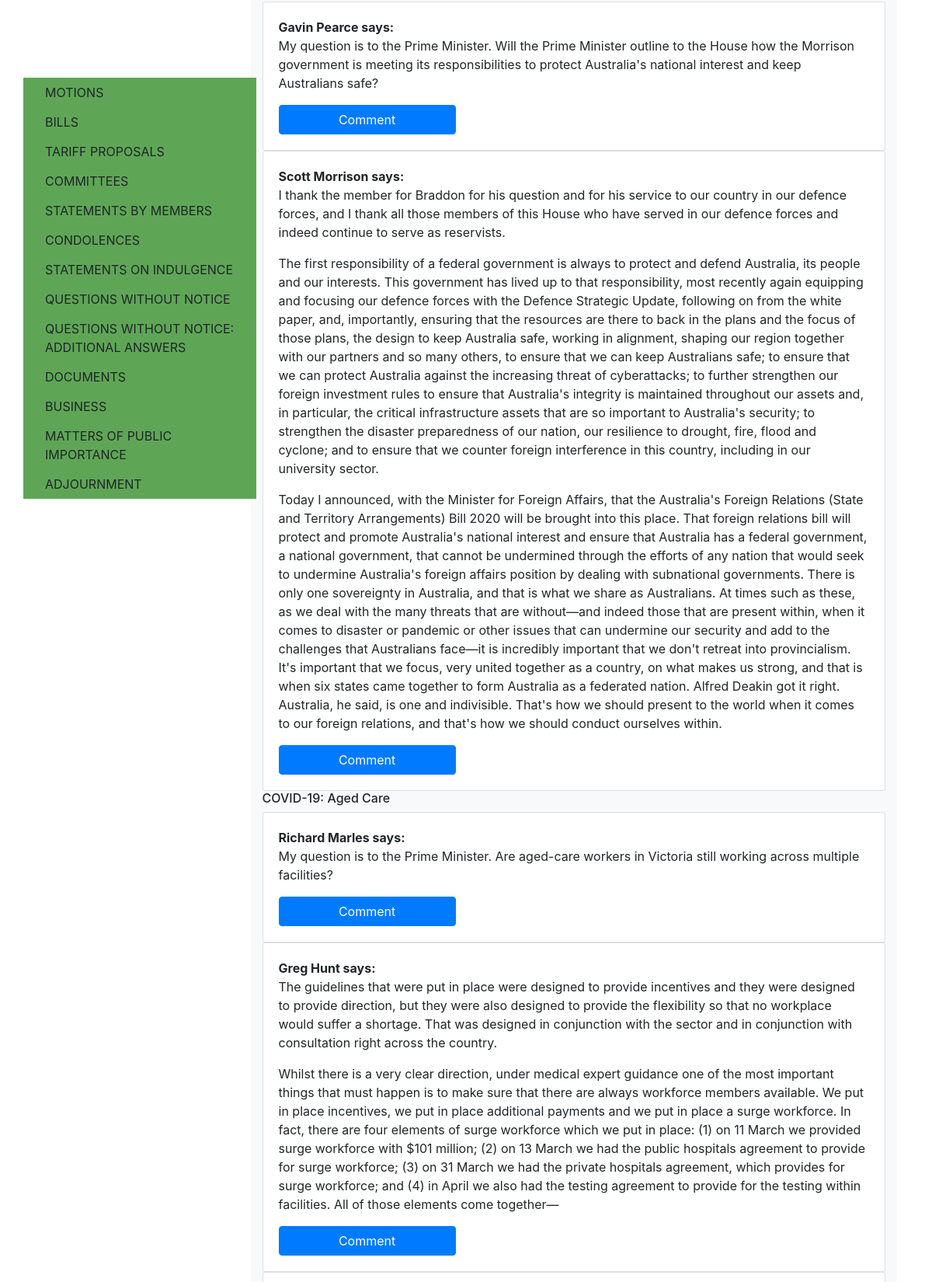
Page /hansard/2020-08-27 (signed in, upper part) on the committed database.
### app/models.py (models this page shows, shortened)
class MajorHeading(db.Model):
    __tablename__ = 'majorheading'
    id = db.Column(db.Integer, primary_key=True)
    order_id = db.Column(db.Integer,index=True)
    hansard_id = db.Column(db.Integer, db.ForeignKey('hansard.id'))
    body = db.Column(db.String(300))
    minorheading = db.relationship('MinorHeading', backref='majorheading', lazy='dynamic')

class Speech(db.Model):
    __tablename__ = 'speech'
    id = db.Column(db.Integer, primary_key=True)
    order_id = db.Column(db.Integer,index=True)
    minor_id = db.Column(db.Integer, db.ForeignKey('minorheading.id'))
    exact_id = db.Column(db.String(140))
    author_id = db.Column(db.String(140))
    paragraph = db.relationship('Paragraph', backref='speech', lazy='dynamic')
    post = db.relationship('Post', backref='speech', lazy='dynamic')

class Paragraph(db.Model):
    __tablename__ = 'paragraph'
    id = db.Column(db.Integer, primary_key=True)
    speech_id = db.Column(db.Integer, db.ForeignKey('speech.id'))
    body= db.Column(db.String())

class MinorHeading(db.Model):
    __tablename__ = 'minorheading'
    id = db.Column(db.Integer, primary_key=True)
    order_id = db.Column(db.Integer,index=True)
    major_id = db.Column(db.Integer, db.ForeignKey('majorheading.id'))
    body = db.Column(db.String(140))
    speech = db.relationship('Speech', backref='minorheading', lazy='dynamic')

### app/routes.py (the view)
@app.route('/hansard/<date>',methods=['GET', 'POST'])
@login_required
def hansard(date):
    hansard = Hansard.query.filter_by(date=date).first()
    hansards = Hansard.query.all()
    dates = []
    for date in hansards:
        dates.append(str(date.date).replace("-","/"))
    if hansard is None:
        flash('hansard not found.')
        return redirect(url_for('index'))
    form1 = PostForm(identifier="FORM1")
    form2 = DateForm(identifier="FORM2")
    if form1.identifier.data == 'FORM1' and form1.validate_on_submit():
        speech = Speech.query.filter_by(exact_id=form1.hidden.data).first()
        post = Post(body=form1.post.data, author=current_user, speech= speech)
        db.session.add(post)
        db.session.commit()
        return redirect(url_for('index'))
    if form2.identifier.data == 'FORM2' and form2.validate_on_submit():
        date = form2.date.data.strftime("%Y-%m-%d")
        return redirect(url_for('hansard',date=date))
    return render_template('hansard.html',data = hansard, dates = dates, form1 = form1, form2=form2)

### app/models.py (called while the page is built)
@login.user_loader
def load_user(id):
    return User.query.get(int(id))

### app/routes.py (called while the page is built)
@app.before_request
def before_request():
    if current_user.is_authenticated:
        current_user.last_seen = datetime.utcnow()
        db.session.commit()

### app/templates/hansard.html (shortened to what this page needs)
{% extends "navbar.html" %}
{% block content %}
<link rel="stylesheet" href="https://stackpath.bootstrapcdn.com/bootstrap/4.5.2/css/bootstrap.min.css">
<link rel="stylesheet" href="//code.jquery.com/ui/1.12.1/themes/base/jquery-ui.css">
<link rel="stylesheet" href="//code.jquery.com/ui/1.12.1/themes/base/jquery-ui.css">
<body>
  <div class="container-fluid text-wrap justify-content-between">
    <div class="row">
      <div class="col-3 fixed-top one overflow-auto">
        {%for major_heading in data.majorheading.all()%}
        <a class="navbtn btn text-left" data-toggle="collapse" href="#{{major_heading.body.replace(" ", "").replace(":","")}}" role="button" aria-expanded="false" aria-controls="collapseExample">
          {{major_heading.body}}
        </a>
        {% endfor %}
      </div>
    </div>
  </div>
  {%for major_heading in data.majorheading.all()%}
  <div class="col-lg-9 offset-lg-3 two">
    {%for minor_heading in major_heading.minorheading.all()%}
    <h6 id="h6{{minor_heading.body.replace(" ", "")}}">{{minor_heading.body}}</h6>
    {%for speech in minor_heading.speech.all()%}
    <div id={{speech.exact_id}} class="card card-body">
      <b>{{speech.author_id}} says:</b>
      {%for paragraph in speech.paragraph.all()%}
      <p>{{paragraph.body}}</p>
      {% endfor %}
      <button type="button" class="btn btn-primary commentbutton" data-toggle="modal" data-target="#exampleModal" data-whatever="{{speech.exact_id}}">Comment</button>
    </div>
    {% endfor %}
    {% endfor %}
  </div>
  {% endfor %}
</body>
</html>
{% endblock %}

### app/css/file.css (style rules this page uses)
html, body { height: 100%; }
.container-fluid { position: absolute; left: 0px; top: 0px; }
body { display: -ms-flexbox; display: -webkit-box; display: flex; -ms-flex-align: center; -ms-flex-pack: center; -webkit-box-align: center; align-items: center; -webkit-box-pack: center; justify-content: center; padding-top: 40px; padding-bottom: 40px; background-color: #f5f5f5; }

### app/templates/navbar.html (style rules this page uses)
.container-fluid { padding-right:0; padding-left:0; margin-right:auto; margin-left:auto }

### app/templates/hansard.html (style rules this page uses)
.one { background-color: #5EA656; margin-top: 13px; }
.two { background-color: #F8F9FA; margin-top: 10px; margin-right: 10px; }
.fixed-top { position: fixed; max-height: 75vh; margin-top: 100px; margin-left: 30px; overflow: auto; }
.navbtn { width: 100%; }
.container-fluid { padding-right:0; padding-left:0; margin-right:auto; margin-left:auto }

### rows in the picture
MajorHeading: body "MOTIONS"
MajorHeading: body "BILLS"
MajorHeading: body "TARIFF PROPOSALS"
MajorHeading: body "COMMITTEES"
MajorHeading: body "STATEMENTS BY MEMBERS"
MajorHeading: body "CONDOLENCES"
MajorHeading: body "STATEMENTS ON INDULGENCE"
MajorHeading: body "QUESTIONS WITHOUT NOTICE"
MajorHeading: body "QUESTIONS WITHOUT NOTICE: ADDITIONAL ANSWERS"
MajorHeading: body "DOCUMENTS"
MajorHeading: body "BUSINESS"
MajorHeading: body "MATTERS OF PUBLIC IMPORTANCE"
MajorHeading: body "ADJOURNMENT"
Speech: author_id "Gavin Pearce"
Paragraph: body "My question is to the Prime Minister. Will the Prime Minister outline to the House how the Morrison government is meeting its responsibilities to protect Australia's national interest and keep Australians safe?"
Speech: author_id "Scott Morrison"
Paragraph: body "I thank the member for Braddon for his question and for his service to our country in our defence forces, and I thank all those members of this House who have served in our defence forces and indeed continue to serve as reservists."
Paragraph: body "The first responsibility of a federal government is always to protect and defend Australia, its people and our interests. This government has lived up to that responsibility, most recently again equipping and focusing our defence forces with the Defence Strategic Update, following on from the white paper, and, importantly, ensuring that the resources are there to back in the plans and the focus of those plans, the design to keep Australia safe, working in alignment, shaping our region together with our partners and so many others, to ensure that we can keep Australians safe; to ensure that we can protect Australia against the increasing threat of cyberattacks; to further strengthen our…"
Paragraph: body "Today I announced, with the Minister for Foreign Affairs, that the Australia's Foreign Relations (State and Territory Arrangements) Bill 2020 will be brought into this place. That foreign relations bill will protect and promote Australia's national interest and ensure that Australia has a federal government, a national government, that cannot be undermined through the efforts of any nation that would seek to undermine Australia's foreign affairs position by dealing with subnational governments. There is only one sovereignty in Australia, and that is what we share as Australians. At times such as these, as we deal with the many threats that are without—and indeed those that are present…"
MinorHeading: body "COVID-19: Aged Care"
Speech: author_id "Richard Marles"
Paragraph: body "My question is to the Prime Minister. Are aged-care workers in Victoria still working across multiple facilities?"
Speech: author_id "Greg Hunt"
Paragraph: body "The guidelines that were put in place were designed to provide incentives and they were designed to provide direction, but they were also designed to provide the flexibility so that no workplace would suffer a shortage. That was designed in conjunction with the sector and in conjunction with consultation right across the country."
Paragraph: body "Whilst there is a very clear direction, under medical expert guidance one of the most important things that must happen is to make sure that there are always workforce members available. We put in place incentives, we put in place additional payments and we put in place a surge workforce. In fact, there are four elements of surge workforce which we put in place: (1) on 11 March we provided surge workforce with $101 million; (2) on 13 March we had the public hospitals agreement to provide for surge workforce; (3) on 31 March we had the private hospitals agreement, which provides for surge workforce; and (4) in April we also had the testing agreement to provide for the testing within…"
